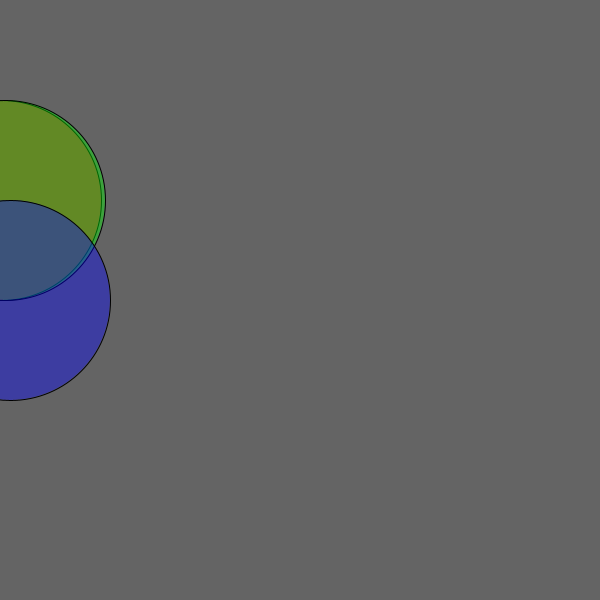
Frame 1 (no input)
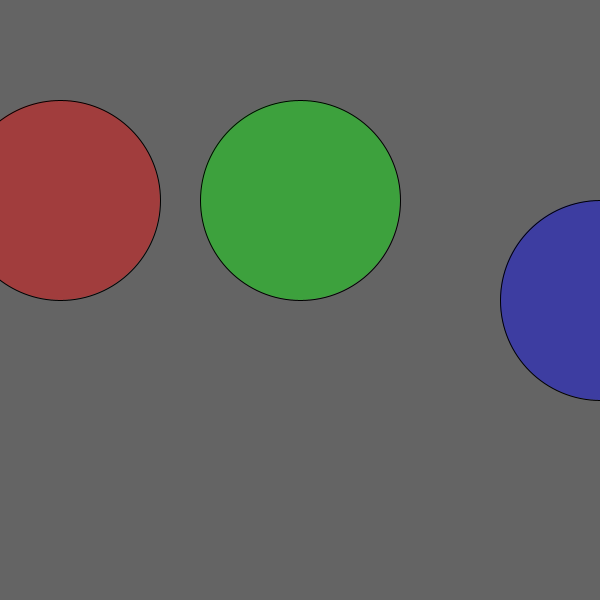
Frame 60 (the mouse pressed at the canvas centre just before this capture)
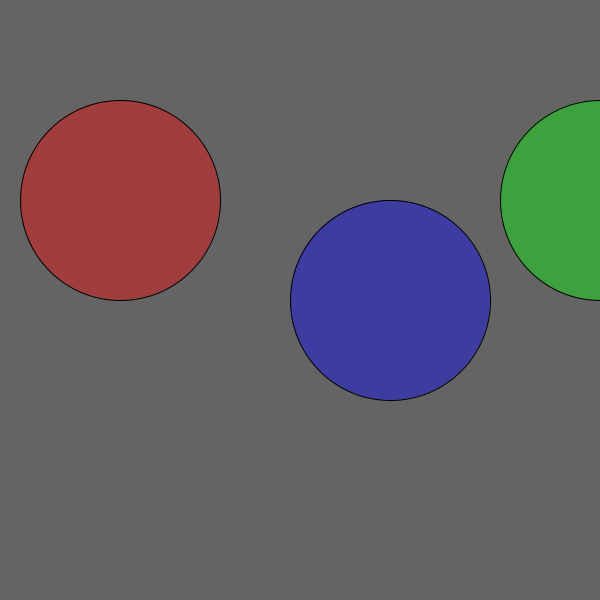
Frame 120 (the mouse held since frame 60 and released just before this capture)

The Processing sketch that drew these frames (run headless with seeded random() and noise(); from frame 60 on, the mouse is pressed at the canvas centre):

// Processing sketch: movingCircleArray
// ── movingCircleArray.pde
//These are global variables
int myRed;
int myGreen;
int myBlue;

//this is the array
int [] myXPosArray = {0,0,0};

void setup() {
  //this is a local variable
  size(600,600);
  
  myXPosArray[0] = 0;
  myXPosArray[1] = 0;
  myXPosArray[2] = 0;

}

void draw() {
  background(100);
  
//  myXPosArray[0] = myXPosArray[0] + 1;
  myXPosArray[0] += 1;
  myXPosArray[1] += 5;
  myXPosArray[2] += 10;
  
  myRed = 255;
  myGreen = 0;
  myBlue = 0;
  
  fill(myRed, myGreen, myBlue, 100);
  ellipse(myXPosArray[0],200,200,200);
  
  myRed = 0;
  myGreen = 255;
  myBlue = 0;
  
  fill(myRed,myGreen,myBlue, 100);
  ellipse(myXPosArray[1],200,200,200);
  
  myRed = 0;
  myGreen = 0;
  myBlue = 255;
  
  fill(myRed,myGreen,myBlue,100);
  ellipse(myXPosArray[2],300,200,200);
  
  if (myXPosArray[0] > 700) {
     myXPosArray[0] = -100;
  }

  if (myXPosArray[1] > 700) {
    myXPosArray[1] = -100;
  }

  if (myXPosArray[2] > 700) {
    myXPosArray[2] = -100;
  }
  
}
